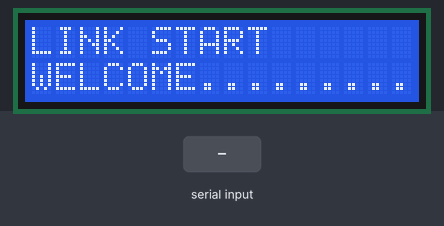
Bench run of a sketch on a simulated Arduino Uno, built with avr-gcc and run on an emulated ATmega328P. On the bench: 16×2 character LCD. Inputs (shaded band) come from the test bench.

Above: at 2.6 s.
At 11.8 s:
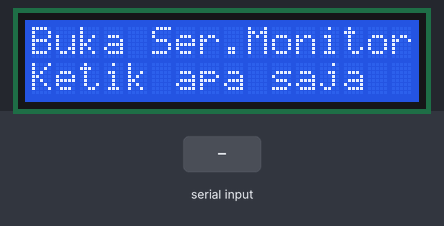
11.9 s: "1" received over Serial
At 13.0 s:
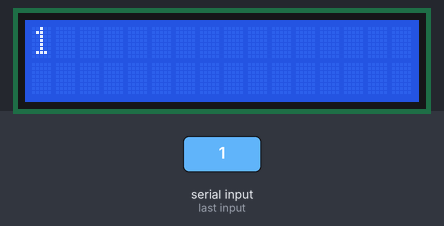
13.5 s: "0" received over Serial
At 14.2 s:
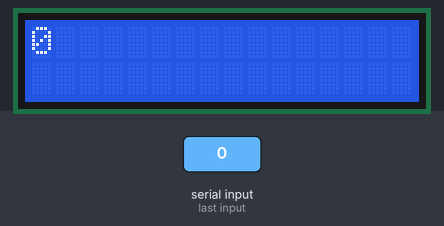
15.1 s: "2" received over Serial
At 16.6 s:
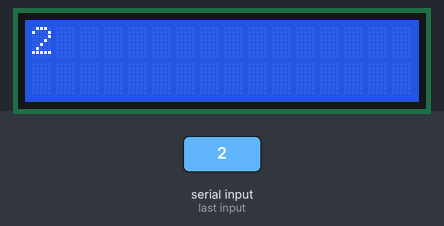
Timing chart, 0 to 18.1 s (numbered marks = the images above; inputs shaded):
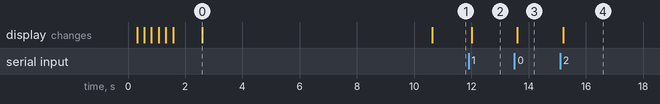

The sketch:

i2c_lcd16x2_2.ino
```cpp
/* YourDuino.com Example Software Sketch
  16 character 2 line I2C Display
  Backpack Interface labelled "A0 A1 A2" at lower right.
  ..and
  Backpack Interface labelled "YwRobot Arduino LCM1602 IIC V1"
  MOST use address 0x27, a FEW use 0x3F
  terry@yourduino.com */
// Get the LCD I2C Library here:
// https://bitbucket.org/fmalpartida/new-liquidcrystal/downloads
// Move any other LCD libraries to another folder or delete them
// See Library "Docs" folder for possible commands etc.


#include <Wire.h>  // Comes with Arduino IDE
#include <LiquidCrystal_I2C.h>


// set the LCD address to 0x27 for a 16 chars 2 line display
// A FEW use address 0x3F
// Set the pins on the I2C chip used for LCD connections:
//                    addr, en,rw,rs,d4,d5,d6,d7,bl,blpol
LiquidCrystal_I2C lcd(0x27, 2, 1, 0, 4, 5, 6, 7, 3, POSITIVE);  // Set the LCD I2C address


void setup()
{
  Serial.begin(9600);

  lcd.begin(16, 2);

  //kedip 3x
  for (int i = 0; i < 3; i++)
  {
    lcd.backlight();
    delay(250);
    lcd.noBacklight();
    delay(250);
  }

  //backlight on
  lcd.backlight();


  lcd.setCursor(0, 0);
  lcd.print("LINK START");
  delay(1000);
  lcd.setCursor(0, 1);
  lcd.print("WELCOME.........");
  delay(8000);


  lcd.clear();
  lcd.setCursor(0, 0);

  lcd.print("Buka Ser.Monitor");
  lcd.setCursor(0, 1);
  lcd.print("Ketik apa saja");


}


void loop()
{
  {
    if (Serial.available())
    {
      // wait a bit for the entire message to arrive
      delay(100);
      // clear the screen
      lcd.clear();
      // read all the available characters
      while (Serial.available() > 0)
      {
        // display each character to the LCD
        lcd.write(Serial.read());
      }
    }
  }

}
```

Measured:
- after the input at 11.9 s, the display: changes after 0.11 s (image 2)
- after the input at 13.5 s, the display: changes after 0.10 s (image 3)
- after the input at 15.1 s, the display: changes after 0.10 s (image 4)
- what the display in image 0 shows lasts 8.0 s, from 2.6 s to 10.6 s
